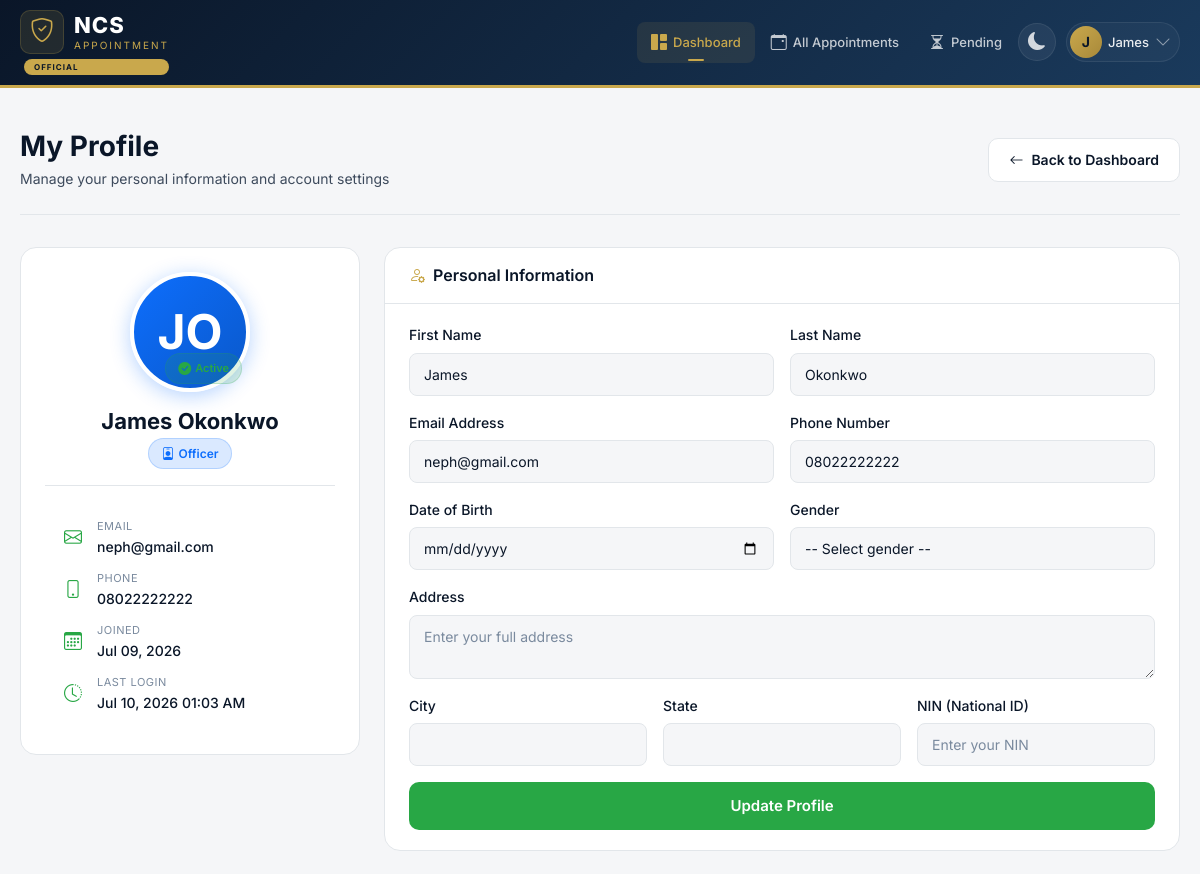
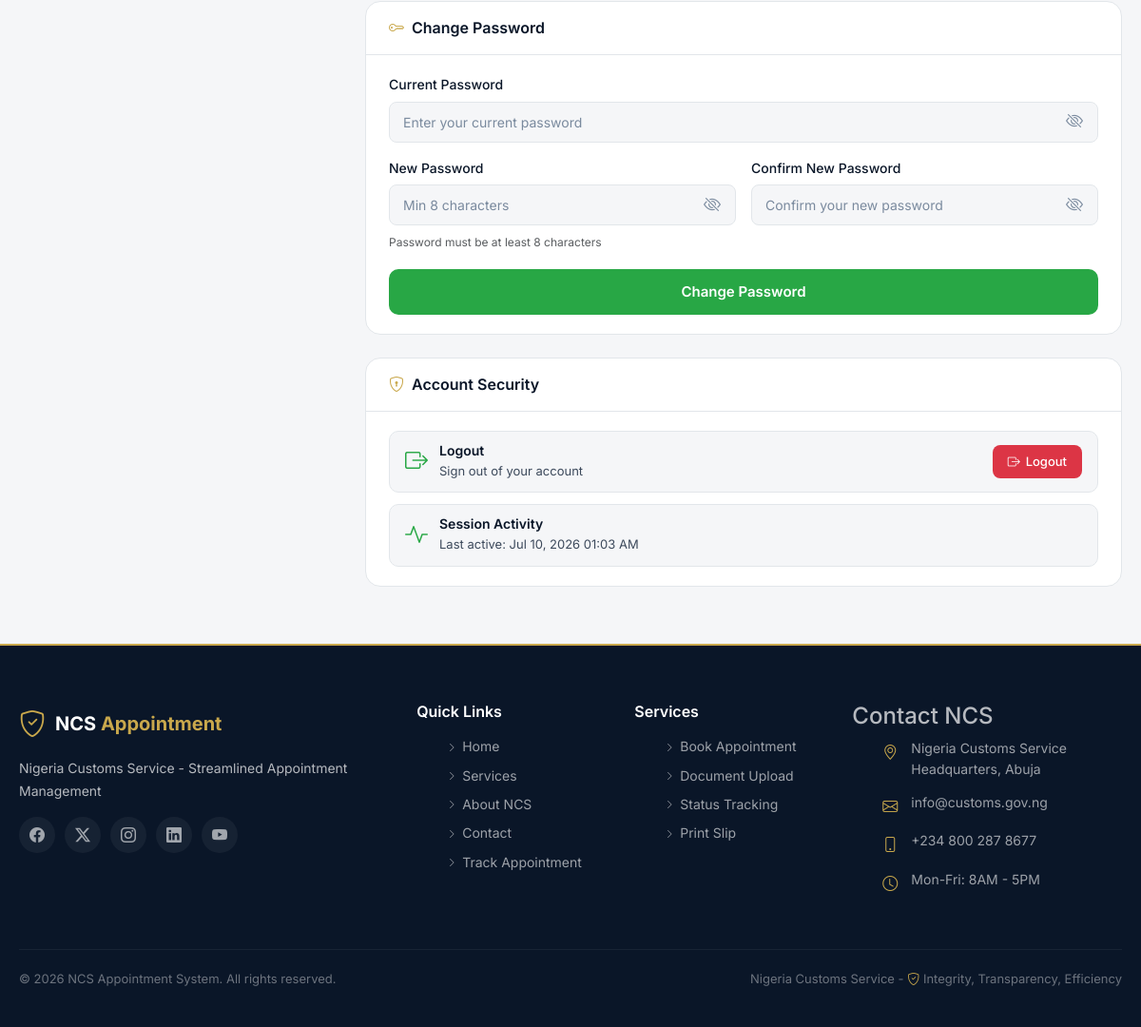
Screenshot of /officer/profile.php (signed in) with the database file from the repository (2 pictures, top to bottom).
### tables this page shows
CREATE TABLE `users` (
  `id` int(11) NOT NULL,
  `uuid` varchar(36) NOT NULL,
  `first_name` varchar(50) NOT NULL,
  `last_name` varchar(50) NOT NULL,
  `email` varchar(100) NOT NULL,
  `phone` varchar(20) NOT NULL,
  `password_hash` varchar(255) NOT NULL,
  `role` enum('applicant','officer','admin') DEFAULT 'applicant',
  `date_of_birth` date DEFAULT NULL,
  `gender` enum('male','female','other') DEFAULT NULL,
  `address` text DEFAULT NULL,
  `city` varchar(50) DEFAULT NULL,
  `state` varchar(50) DEFAULT NULL,
  `country` varchar(50) DEFAULT 'Nigeria',
  `postal_code` varchar(20) DEFAULT NULL,
  `nin` varchar(20) DEFAULT NULL,
  `is_verified` tinyint(1) DEFAULT 0,
  `is_active` tinyint(1) DEFAULT 1,
  `last_login` datetime DEFAULT NULL,
  `login_attempts` int(11) DEFAULT 0,
  `locked_until` datetime DEFAULT NULL,
  `created_at` datetime DEFAULT current_timestamp(),
  `updated_at` datetime DEFAULT current_timestamp() ON UPDATE current_timestamp()
);

### officer/profile.php (the view, shortened to what the rows shown need)
<?php
include_once __DIR__ . '/../includes/header.php';
$user_id = $_SESSION['user_id'];
$query = "SELECT u.*,
          DATE_FORMAT(u.date_of_birth, '%Y-%m-%d') as dob_formatted,
          DATE_FORMAT(u.created_at, '%b %d, %Y') as joined_date,
          DATE_FORMAT(u.last_login, '%b %d, %Y %h:%i %p') as last_login_formatted
          FROM users u
          WHERE u.id = ?";
$stmt = $conn->prepare($query);
$stmt->bind_param("i", $user_id);
$stmt->execute();
$result = $stmt->get_result();
$user = $result->fetch_assoc();
$initials = strtoupper(substr($user['first_name'], 0, 1) . substr($user['last_name'], 0, 1));
?>
<section class="dashboard-section">
    <div class="container">
        <div class="dashboard-header">
            <div>
                <h1 class="dashboard-title">My Profile</h1>
            </div>
        </div>
        <div class="profile-grid">
            <div class="profile-left">
                <div class="dashboard-card profile-card p-4">
                    <div class="profile-avatar-wrapper">
                        <div class="profile-avatar officer-avatar">
                            <?php echo $initials; ?>
                        </div>
                        <div class="profile-status">
                            <span class="status-badge status-active">
                            </span>
                        </div>
                    </div>
                    <div class="profile-name">
                        <h2><?php echo htmlspecialchars($user['first_name'] . ' ' . $user['last_name']); ?></h2>
                        <p class="profile-role">
                            <span class="status-badge status-officer">
                                <i class="bi bi-person-badge"></i>
                                <?php echo ucfirst($user['role']); ?>
                            </span>
                        </p>
                    </div>
                    <div class="profile-info p-3">
                        <div class="profile-info-item">
                            <div>
                                <span class="info-label">Email</span>
                                <span class="info-value"><?php echo htmlspecialchars($user['email']); ?></span>
                            </div>
                        </div>
                        <div class="profile-info-item">
                            <div>
                                <span class="info-label">Phone</span>
                                <span class="info-value"><?php echo htmlspecialchars($user['phone']); ?></span>
                            </div>
                        </div>
                    </div>
                </div>
            </div>
            <div class="profile-right">
                <div class="dashboard-card">
                    <div class="card-body">
                        <form id="profileForm" class="profile-form">
                            <div class="row g-3">
                                <div class="col-md-6">
                                    <div class="form-group">
                                        <label for="first_name">First Name</label>
                                        <input type="text" id="first_name" name="first_name" class="form-control"
                                               value="<?php echo htmlspecialchars($user['first_name']); ?>" required>
                                    </div>
                                </div>
                                <div class="col-md-6">
                                    <div class="form-group">
                                        <label for="last_name">Last Name</label>
                                        <input type="text" id="last_name" name="last_name" class="form-control"
                                               value="<?php echo htmlspecialchars($user['last_name']); ?>" required>
                                    </div>
                                </div>
                                <div class="col-md-6">
                                    <div class="form-group">
                                        <label for="email">Email Address</label>
                                        <input type="email" id="email" name="email" class="form-control"
                                               value="<?php echo htmlspecialchars($user['email']); ?>" required>
                                    </div>
                                </div>
                                <div class="col-md-6">
                                    <div class="form-group">
                                        <label for="phone">Phone Number</label>
                                        <input type="tel" id="phone" name="phone" class="form-control"
                                               value="<?php echo htmlspecialchars($user['phone']); ?>" required>
                                    </div>
                                </div>
                            </div>
                        </form>
                    </div>
                </div>
            </div>
        </div>
    </div>
</section>
<?php include_once __DIR__ . '/../includes/footer.php'; ?>
</body>
</html>

### rows the page displays
users: initials "JO", first_name+last_name "James Okonkwo", role "Officer", email "neph@gmail.com", phone "08022222222", first_name "James", last_name "Okonkwo"

### other values shown
$userInitial "J"
$user_fullname "James"
$user['joined_date'] "Jul 09, 2026"
$user['last_login_formatted'] "Jul 10, 2026 01:03 AM"
SITE_TAGLINE "Nigeria Customs Service - Streamlined Appointment Management"
SITE_NAME "NCS Appointment System"
